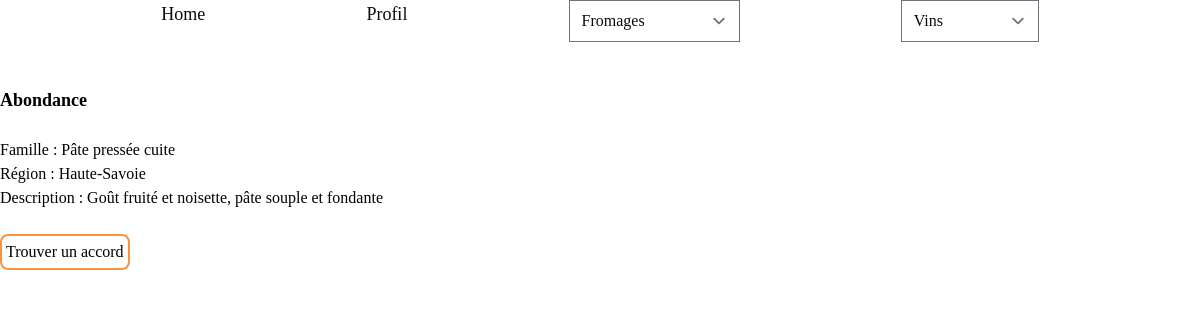
/products/cheese-product/1/, run on the app's committed database.
### products/models.py (models this page shows, shortened)
class Cheese(models.Model):
    name = models.CharField(max_length=200)
    family = models.CharField(max_length=200)
    type_of_milk = models.CharField(max_length=200)
    region = models.CharField(max_length=200)
    description = models.TextField(max_length=500)
    created_at = models.DateTimeField(auto_now_add=True)
    updated_at = models.DateTimeField(auto_now=True, null=True, blank=True)
    class Meta:
        verbose_name = "cheese"
        verbose_name_plural = "cheeses"

### products/views.py (the view)
# urls.py: path('cheese-product/<int:id>/', views.detail_cheese_product_view, name="cheese-product"),
def detail_cheese_product_view(request, id=None):
    product_object = None
    if id is not None:
        id_object = id
        product_object = get_object_or_404(Cheese, id=id)
    context = {
            "product_object" : product_object,
            "id" : id_object
    }
    return render(request, "./cheese-product.html", context=context)

### frometon/context_processors.py (called while the page is built)
def cheese_categories(request):
    types_of_milk = Cheese.objects.values_list('type_of_milk', flat=True).distinct()
    return {'cheese_categories': types_of_milk}

def wine_categories(request):
    colors = Wine.objects.values_list('color', flat=True).distinct()
    return {'wine_categories': colors}

### products/templates/cheese-product.html (shortened to what this page needs)
{% extends 'base.html' %}
{% block content %}
    <h1 class="font-semibold text-lg">{{ product_object.name }}</h1>
    <br/>
    <h2>Famille : {{ product_object.family }}</h2>
    <p>Région : {{ product_object.region }}</p>
    <p>Description : {{ product_object.description }}</p>
    <br/>
    <form action="{% url 'pairing' %}" method="get">
        <button type="submit" class="border-2 border-orange-400 rounded-lg p-1">Trouver un accord</button>
    </form>
{% endblock content %}

### data on the page
Cheese: name "Abondance", family "Pâte pressée cuite", region "Haute-Savoie", description "Goût fruité et noisette, pâte souple et fondante"
